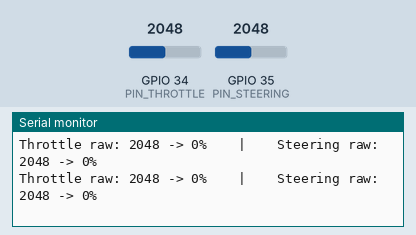
The program below on a simulated ESP32. Parts: the last lines printed to the serial monitor. The inputs (shaded band) are chosen by the test bench; at power-on: GPIO 34 (PIN_THROTTLE) = 2048, GPIO 35 (PIN_STEERING) = 2048.

Above: at 1.7 s.
1.8 s: GPIO 34 (PIN_THROTTLE) set to 2866
At 2.6 s:
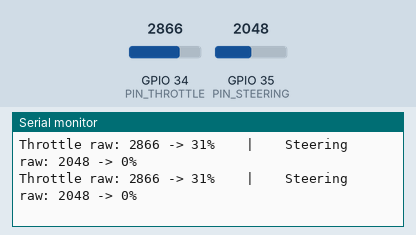
3.3 s: GPIO 35 (PIN_STEERING) set to 2866
At 4.0 s:
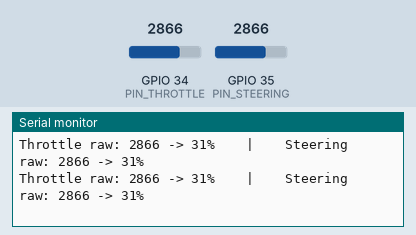
4.8 s: GPIO 34 (PIN_THROTTLE) set to 3603
At 5.6 s:
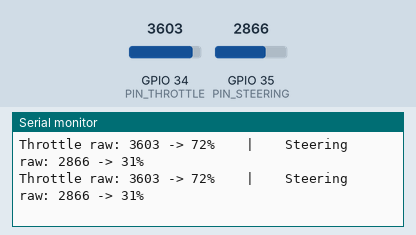
6.3 s: GPIO 35 (PIN_STEERING) set to 3603
At 6.9 s:
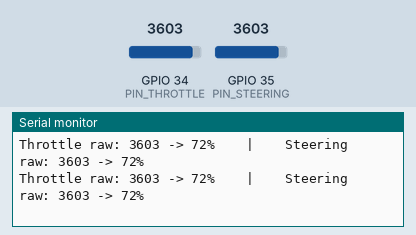
Timing chart, 0 to 8.8 s (numbered marks = the images above; inputs shaded):
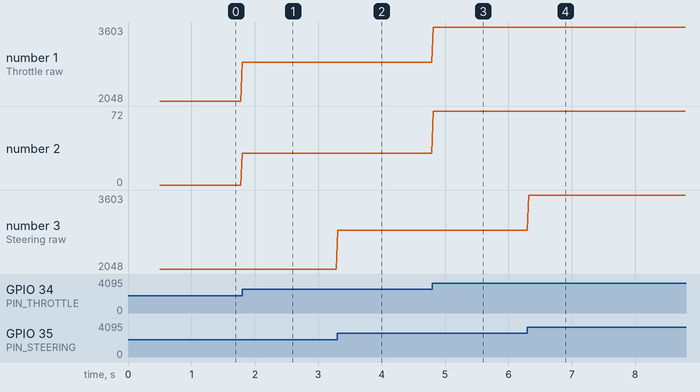

Measured:
- after the input at 1.8 s, the serial monitor: prints a new line at once (image 1)
- after the input at 3.3 s, the serial monitor: prints a new line at once (image 2)
- after the input at 4.8 s, the serial monitor: prints a new line at once (image 3)
- after the input at 6.3 s, the serial monitor: prints a new line at once (image 4)
- plotted number 1: 2048 → 2866 after the input at 1.8 s, 2866 → 3603 after the input at 4.8 s
- plotted number 2: 0 → 31 after the input at 1.8 s, 31 → 72 after the input at 4.8 s

The program:

main.cpp
```cpp
#include <Arduino.h>
#include <WiFi.h>
#include <esp_now.h>

// ----------------------------------------------------
// VEHICLE ESP32 MAC ADDRESS
// ----------------------------------------------------

uint8_t vehicleAddress[] = {
    0x70, 0x4B, 0xCA, 0x04, 0x5D, 0x58
};

// ----------------------------------------------------
// JOYSTICK PINS
// ----------------------------------------------------

// Throttle joystick VRx -> GPIO34
const int PIN_THROTTLE = 34;

// Steering joystick VRy -> GPIO35
const int PIN_STEERING = 35;

// ----------------------------------------------------
// DATA PACKET
// ----------------------------------------------------

struct ControlData
{
    int16_t throttle;   // -100 to +100
    int16_t steering;   // -100 to +100
};

ControlData myData;

esp_now_peer_info_t peerInfo;

// ----------------------------------------------------
// JOYSTICK SETTINGS
// ----------------------------------------------------

const int ADC_MIN = 0;
const int ADC_MAX = 4095;
const int ADC_CENTER = 2048;

// Raw ADC deadzone around center
const int DEADZONE = 250;

// ----------------------------------------------------
// CONVERT JOYSTICK TO -100 ... +100
// ----------------------------------------------------

int16_t joystickToPercent(int rawValue)
{
    // Neutral
    if (
        rawValue >= ADC_CENTER - DEADZONE &&
        rawValue <= ADC_CENTER + DEADZONE
    )
    {
        return 0;
    }

    // Positive direction
    if (rawValue > ADC_CENTER + DEADZONE)
    {
        int value = map(
            rawValue,
            ADC_CENTER + DEADZONE,
            ADC_MAX,
            0,
            100
        );

        return constrain(value, 0, 100);
    }

    // Negative direction
    int value = map(
        rawValue,
        ADC_CENTER - DEADZONE,
        ADC_MIN,
        0,
        -100
    );

    return constrain(value, -100, 0);
}

// ----------------------------------------------------
// SETUP
// ----------------------------------------------------

void setup()
{
    Serial.begin(115200);
    delay(500);

    Serial.println();
    Serial.println("=== CONTROLLER STARTING ===");

    WiFi.mode(WIFI_STA);

    Serial.print("Controller MAC: ");
    Serial.println(WiFi.macAddress());

    // Start ESP-NOW
    if (esp_now_init() != ESP_OK)
    {
        Serial.println("ERROR: ESP-NOW initialization failed");
        return;
    }

    // Clear peer configuration
    memset(&peerInfo, 0, sizeof(peerInfo));

    // Vehicle address
    memcpy(peerInfo.peer_addr, vehicleAddress, 6);

    peerInfo.channel = 0;
    peerInfo.encrypt = false;

    // Add vehicle as peer
    if (esp_now_add_peer(&peerInfo) != ESP_OK)
    {
        Serial.println("ERROR: Failed to add vehicle");
        return;
    }

    Serial.println("Controller ready.");
}

// ----------------------------------------------------
// MAIN LOOP
// ----------------------------------------------------

void loop()
{
    // Read joystick ADC values
    int rawThrottle = analogRead(PIN_THROTTLE);
    int rawSteering = analogRead(PIN_STEERING);

    // Convert to -100 ... +100
    myData.throttle = joystickToPercent(rawThrottle);
    myData.steering = joystickToPercent(rawSteering);

    // ------------------------------------------------
    // SERIAL DEBUG
    // ------------------------------------------------

    Serial.print("Throttle raw: ");
    Serial.print(rawThrottle);

    Serial.print(" -> ");
    Serial.print(myData.throttle);
    Serial.print("%");

    Serial.print("    |    Steering raw: ");
    Serial.print(rawSteering);

    Serial.print(" -> ");
    Serial.print(myData.steering);
    Serial.println("%");

    // ------------------------------------------------
    // SEND TO VEHICLE
    // ------------------------------------------------

    esp_err_t result = esp_now_send(
        vehicleAddress,
        (uint8_t *)&myData,
        sizeof(myData)
    );

    if (result != ESP_OK)
    {
        Serial.println("ESP-NOW send error");
    }

    // Approximately 50 updates per second
    delay(20);
}
```
